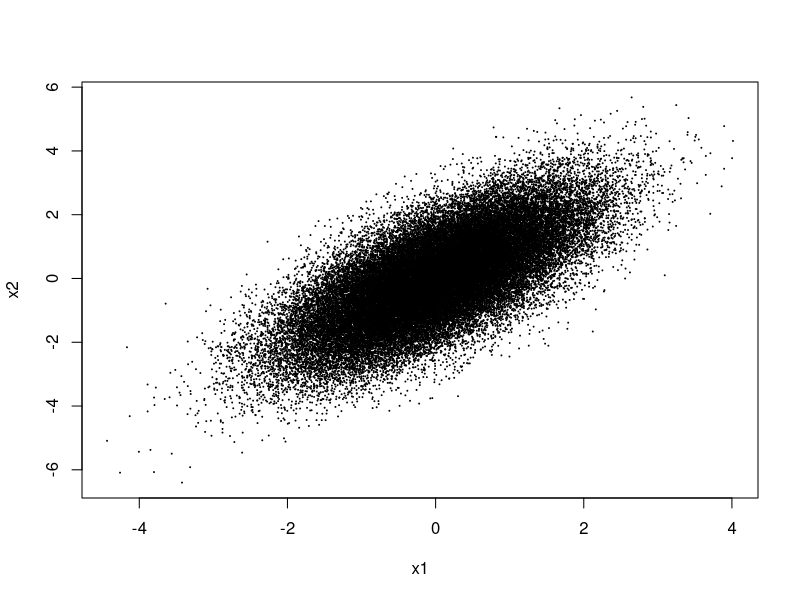
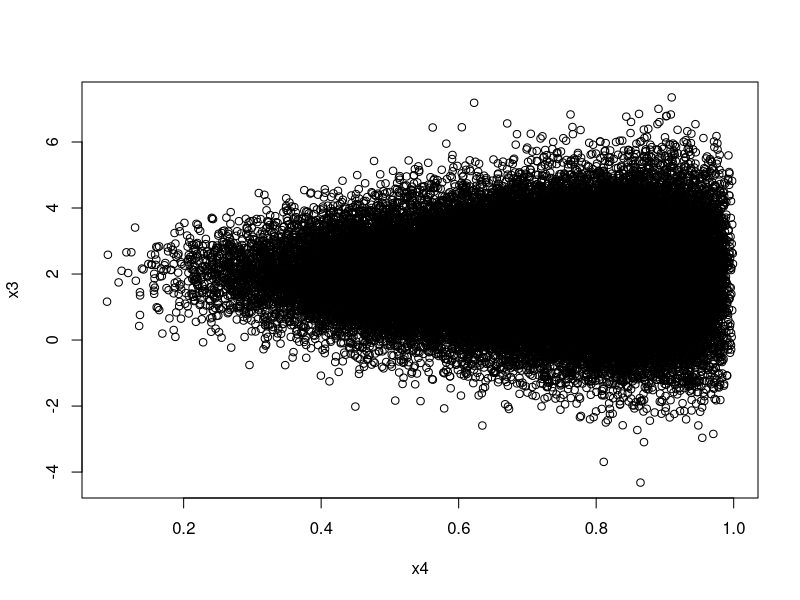
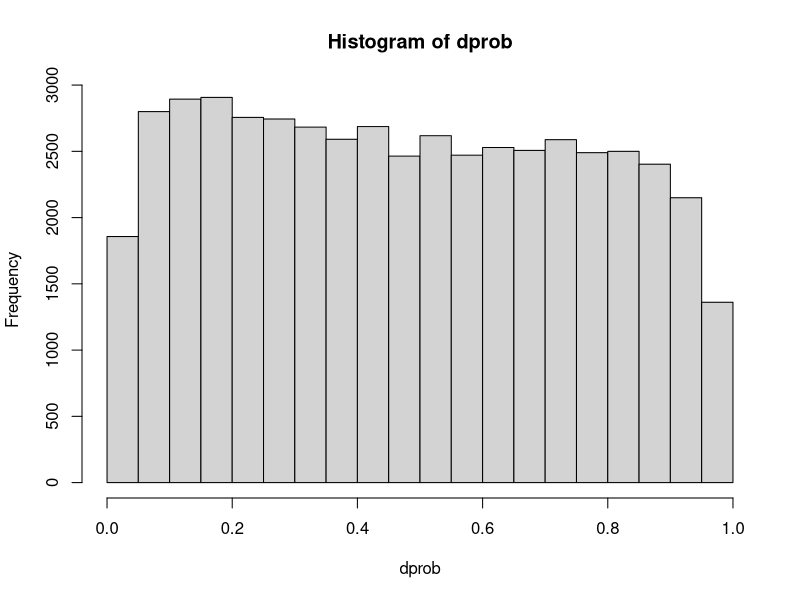

The R source for these figures, in order: (Note: this script raises an error after producing the figures.)
# lecture 2: 
# potential outcomes vs. conditional means for causal inference

# generate epsilons
n <- 50000
eps1 <- runif(n) 
eps2 <- runif(n) 
eps3 <- runif(n) 
eps4 <- runif(n) 
epsd <- runif(n)
epsy1 <- runif(n)
epsy2 <- runif(n,-0.9, -0.5)

x1 <- qnorm(eps1) # uniform to normal using inverse cdf
x2 <- qnorm(eps2) + x1 # x2 depends on x1 (deterministic, but not linear)
plot(x1,x2, pch=20, cex=0.1)

x4 <- qbeta(eps4, shape1 = 5, shape2 = 2) # uniform to beta using inverse cdf
x3 <- qnorm(eps3, mean = 2, sd = 0.5 + x4) # x3 depends on x4
plot(x4,x3)

# treatment 0,1
dprob <- 1/(1+exp(-2 - x1 + x3 + 0.25*epsd)) # deterministic treatment assignment
d <- rbinom(n, size = 1, prob = dprob) # treatment assignment
hist(dprob)

mean(x2)
mean(x2[d==1]) # treatment effect
mean(x2[d==0]) # control effect

# probability does not 
y <- epsy2*d + x2 + x4 + epsy # outcome

y1 <-  epsy2*1 + x2 + x4 + epsy
y0 <- epsy2*0 + x2 + x4 + epsy
tauhat.naive <- mean(y[d==1]) - mean(y[d==0]) # naive estimate

ATE_true <- mean(y1) - mean(y0) # true treatment effect
tauhat.naive <-mean(y[d==1]) - mean(y[d==0]) # naive estimate
print(rbind(ATE_true, tauhat.naive))
# note: ATE not exactly -0.7

# this illustrates that Y | Z = z is not the same as Y^z 

# note that these are different!
# d==1
hist(y1,40,freq=FALSE)
hist(y[d==1],40,freq=FALSE, col="red", add=TRUE)
# d==0
hist(y1,40,freq=FALSE)
hist(y[d==0],40,freq=FALSE, col="red", add=TRUE)
